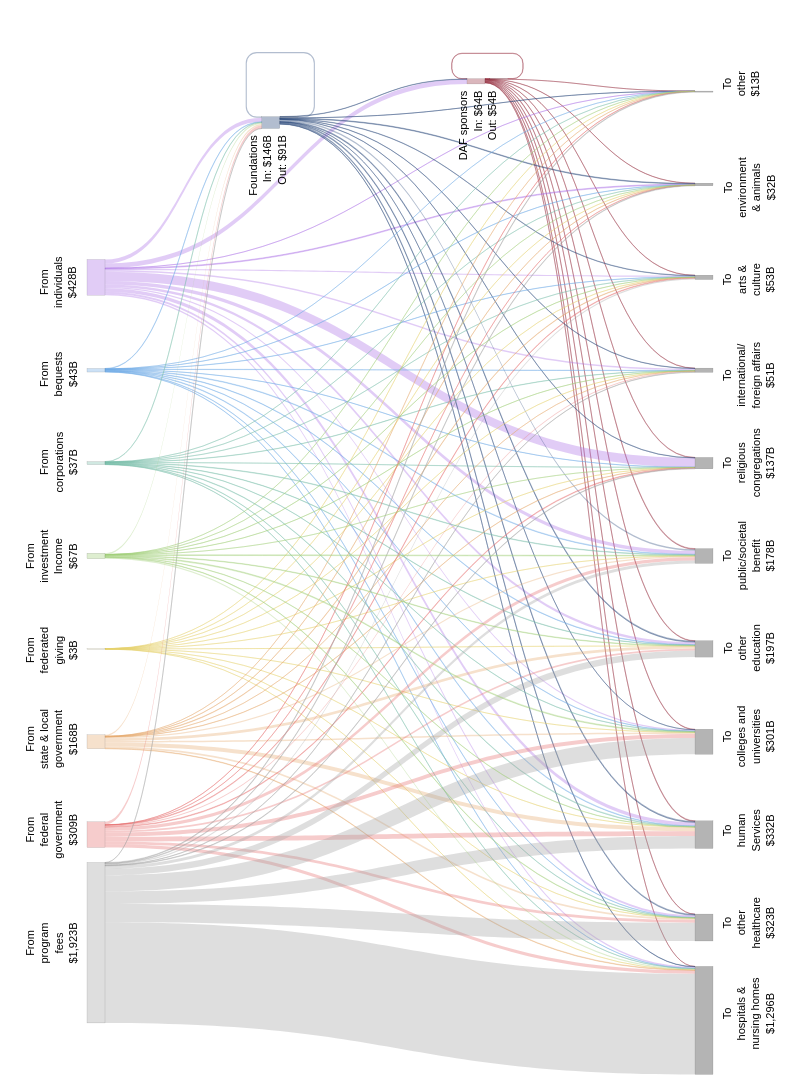

The code cell stored with this chart in its notebook:
### Markdown cell above
Using Plotly Sankey because it includes the best compromises for:
- weighted edges
- self-loops (still poor)
- curved edges
- label control (still poor)
- heirarchy levels
- interactivity
- quality
- merging flows

### Code cell
# Plot the diagram
network_fig = go.Figure(go.Sankey(
    arrangement="snap",
    
    node=dict(
        # label=node_format_df["Node"],
        label=[""] * len(node_format_df), # remove default labels
        x=node_format_df["X"],
        y=node_format_df["Y"],
        pad=15,
        thickness=18,
        line=dict(color=to_rgba("#454545", alpha=0.5), width=0.25),
        # line=dict(color="rgba(0,0,0,0)", width=0),
        color=node_colors,
        hoverinfo="skip"
    ),
    
    link=dict(
        # arrowlen=10,
        source=sources,
        target=targets,
        value=values,
        color=edge_colors,
        customdata=hover_text,
        hoverinfo="none"
        # hovertemplate="%{customdata}<extra></extra>"
    )
))

# Define annotations for labels
annotations = []

for _, row in node_format_df[node_format_df["Node Type"] == "Source"].iterrows():
    node_name = row[node_id_field]
    dx = row["X Offset"]
    dy = row["Y Offset"]
    annotations.append(dict(
        x=row["X"] - dx,
        y=(1 - row["Y"]) + dy,
        text=row[node_display_field],
        showarrow=False,
        xanchor="right",
        align="center",
        textangle=-90
    ))

for _, row in node_format_df[node_format_df["Node Type"] == "Recipient"].iterrows():
    dx = row["X Offset"]
    dy = row["Y Offset"]
    annotations.append(dict(
        x=row["X"] + dx,
        y=(1 - row["Y"]) + dy,
        text=row[node_display_field],
        showarrow=False,
        xanchor="left",
        align="center",
        textangle=-90
    ))
for _, row in node_format_df[node_format_df["Node Type"] == "Intermediary Left"].iterrows():
    dx = row["X Offset"]
    dy = row["Y Offset"]
    annotations.append(dict(
        x=row["X"] - dx,
        y=(1 - row["Y"]) + dy,
        text=row[node_display_field],
        showarrow=False,
        xanchor="left",
        align="left",
        textangle=-90
    ))

for _, row in node_format_df[node_format_df["Node Type"] == "Intermediary Right"].iterrows():
    dx = row["X Offset"]
    dy = row["Y Offset"]
    annotations.append(dict(
        x=row["X"] + dx,
        y=(1 - row["Y"]) + dy,
        text=row[node_display_field],
        showarrow=False,
        xanchor="right",
        align="right",
        textangle=-90
    ))

# Format
network_fig.update_layout(
    # title_text="Nonprofit Economy Flows (2023)",
    font_size=10,
    width=800,
    height=1100,
    margin=dict(l=20, r=20, t=40, b=20),
    font=dict(family=font_family, size=11, color="black"),
    annotations=annotations
)

network_fig.show()

### Figure 1 — Plotly figure (JSON) as saved in the notebook; plotly's stock layout.template omitted (floating-point values rounded to 4 significant figures; data arrays with more than 128 entries replaced by an {"elided": "..."} marker saying what was removed)
{"data": [{"arrangement": "snap", "link": {"color": {"elided": "132 str values"}, "customdata": {"elided": "132 str values"}, "hoverinfo": "none", "source": {"elided": "132 int values"}, "target": {"elided": "132 int values"}, "value": {"elided": "132 float values"}}, "node": {"color": ["rgba(150,47,63,0.35)", "rgba(150,47,63,0.35)", "rgba(36,68,119,0.35)", "rgba(36,68,119,0.35)", "rgba(160,160,160,0.35)", "rgba(230,110,110,0.35)", "rgba(230,170,110,0.35)", "rgba(230,210,110,0.35)", "rgba(160,205,120,0.35)", "rgba(120,190,170,0.35)", "rgba(110,170,230,0.35)", "rgba(170,110,230,0.35)", "#B4B4B4", "#B4B4B4", "#B4B4B4", "#B4B4B4", "#B4B4B4", "#B4B4B4", "#B4B4B4", "#B4B4B4", "#B4B4B4", "#B4B4B4", "#B4B4B4"], "hoverinfo": "skip", "label": ["", "", "", "", "", "", "", "", "", "", "", "", "", "", "", "", "", "", "", "", "", "", ""], "line": {"color": "rgba(69,69,69,0.5)", "width": 0.25}, "pad": 15, "thickness": 18, "x": [0.6, 0.63, 0.33, 0.355, 0.1, 0.1, 0.1, 0.1, 0.1, 0.1, 0.1, 0.1, 0.9, 0.9, 0.9, 0.9, 0.9, 0.9, 0.9, 0.9, 0.9, 0.9, 0.9], "y": [0.04, 0.0375, 0.08, 0.0745, 0.86, 0.77, 0.68, 0.59, 0.5, 0.41, 0.32, 0.23, 0.95, 0.86, 0.77, 0.68, 0.59, 0.5, 0.41, 0.32, 0.23, 0.14, 0.05]}, "type": "sankey"}], "layout": {"annotations": [{"align": "center", "showarrow": false, "text": "From<br>program<br>fees<br>$1,923B", "textangle": -90, "x": 0.08, "xanchor": "right", "y": 0.103}, {"align": "center", "showarrow": false, "text": "From<br>federal<br>government<br>$309B", "textangle": -90, "x": 0.08, "xanchor": "right", "y": 0.205}, {"align": "center", "showarrow": false, "text": "From<br>state & local<br>government<br>$168B", "textangle": -90, "x": 0.08, "xanchor": "right", "y": 0.292}, {"align": "center", "showarrow": false, "text": "From<br>federated<br>giving<br>$3B", "textangle": -90, "x": 0.08, "xanchor": "right", "y": 0.4088}, {"align": "center", "showarrow": false, "text": "From<br>investment<br>Income<br>$67B", "textangle": -90, "x": 0.08, "xanchor": "right", "y": 0.4995}, {"align": "center", "showarrow": false, "text": "From<br>corporations<br>$37B", "textangle": -90, "x": 0.08, "xanchor": "right", "y": 0.591}, {"align": "center", "showarrow": false, "text": "From<br>bequests<br>$43B", "textangle": -90, "x": 0.08, "xanchor": "right", "y": 0.7}, {"align": "center", "showarrow": false, "text": "From<br>individuals<br>$428B", "textangle": -90, "x": 0.08, "xanchor": "right", "y": 0.793}, {"align": "center", "showarrow": false, "text": "To<br>hospitals &<br>nursing homes<br>$1,296B", "textangle": -90, "x": 0.92, "xanchor": "left", "y": 0.02}, {"align": "center", "showarrow": false, "text": "To<br>other<br>healthcare<br>$323B", "textangle": -90, "x": 0.92, "xanchor": "left", "y": 0.118}, {"align": "center", "showarrow": false, "text": "To<br>human<br>Services<br>$332B", "textangle": -90, "x": 0.92, "xanchor": "left", "y": 0.212}, {"align": "center", "showarrow": false, "text": "To<br>colleges and<br>universities<br>$301B", "textangle": -90, "x": 0.92, "xanchor": "left", "y": 0.293}, {"align": "center", "showarrow": false, "text": "To<br>other<br>education<br>$197B", "textangle": -90, "x": 0.92, "xanchor": "left", "y": 0.4107}, {"align": "center", "showarrow": false, "text": "To<br>public/societal<br>benefit<br>$178B", "textangle": -90, "x": 0.92, "xanchor": "left", "y": 0.5005}, {"align": "center", "showarrow": false, "text": "To<br>religious<br>congregations<br>$137B", "textangle": -90, "x": 0.92, "xanchor": "left", "y": 0.5905}, {"align": "center", "showarrow": false, "text": "To<br>international/<br>foreign affairs<br>$51B", "textangle": -90, "x": 0.92, "xanchor": "left", "y": 0.71}, {"align": "center", "showarrow": false, "text": "To<br>arts &<br>culture<br>$53B", "textangle": -90, "x": 0.92, "xanchor": "left", "y": 0.786}, {"align": "center", "showarrow": false, "text": "To<br>environment<br>& animals<br>$32B", "textangle": -90, "x": 0.92, "xanchor": "left", "y": 0.889}, {"align": "center", "showarrow": false, "text": "To<br>other<br>$13B", "textangle": -90, "x": 0.92, "xanchor": "left", "y": 0.972}, {"align": "right", "showarrow": false, "text": "DAF sponsors<br>In: $64B<br>Out: $54B", "textangle": -90, "x": 0.632, "xanchor": "right", "y": 0.953}, {"align": "right", "showarrow": false, "text": "Foundations<br>In: $146B<br>Out: $91B", "textangle": -90, "x": 0.355, "xanchor": "right", "y": 0.91}], "font": {"color": "black", "family": "Arial, Helvetica, sans-serif", "size": 11}, "height": 1100, "margin": {"b": 20, "l": 20, "r": 20, "t": 40}, "width": 800}}
